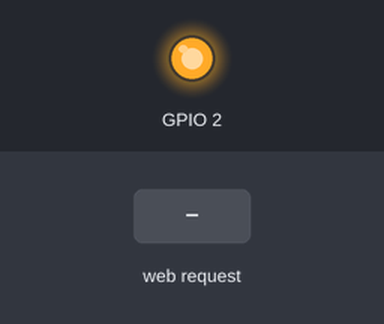
The sketch below on a simulated ESP8266 (NodeMCU). Parts: output pins drawn as LEDs (lit = HIGH). The test bench sets the inputs (shaded band). WiFi joins after 1.5 s; servers stay silent unless stated; what the sketch prints to the serial monitor is not drawn.

Above: at 2.7 s.
2.8 s: HTTP request GET /pump/on received
At 3.8 s:
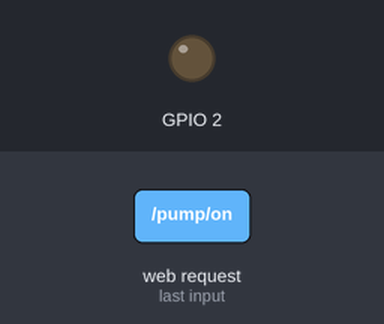
4.3 s: HTTP request GET /pump/off received
At 4.9 s:
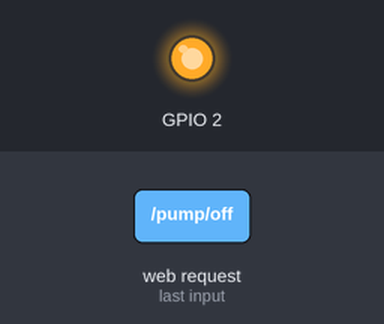
Timing chart, 0 to 7.3 s (numbered marks = the images above; inputs shaded):
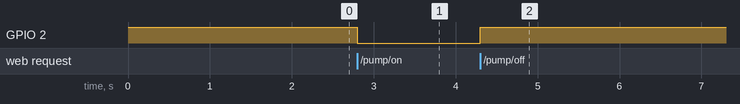

The sketch:

ESPMinLedEx.ino
```cpp
#include <stdio.h>
#include <ESP8266WebServer.h>
#include <ArduinoJson.h>

#define HTTP_REST_PORT 81
#define WIFI_RETRY_DELAY 500
#define MAX_WIFI_INIT_RETRY 50


const char* wifi_ssid = "SSID";
const char* wifi_passwd = "psswd";

struct Pump {
    byte id;
    byte port;
    byte status;
} pump_resource;

const size_t capacity = JSON_OBJECT_SIZE(3);

ESP8266WebServer http_rest_server(HTTP_REST_PORT);


void init_pump_resource()
{
    pump_resource.id = 1;
    pump_resource.port = 2;
    pump_resource.status = HIGH;
    pinMode(pump_resource.port, OUTPUT);
    digitalWrite(pump_resource.port, pump_resource.status);
}

int init_wifi() {
    int retries = 0;

    Serial.println("Connecting to WiFi AP..........");

    WiFi.mode(WIFI_STA);
    WiFi.begin(wifi_ssid, wifi_passwd);
    // check the status of WiFi connection to be WL_CONNECTED
    while ((WiFi.status() != WL_CONNECTED) && (retries < MAX_WIFI_INIT_RETRY)) {
        retries++;
        delay(WIFI_RETRY_DELAY);
        Serial.print("#");
    }
    return WiFi.status(); // return the WiFi connection status
}

void get_pump() {
        DynamicJsonDocument  doc(capacity);
        doc["id"] = pump_resource.id;
        doc["port"] = pump_resource.port;
        doc["status"] = pump_resource.status;
        String buf;
        serializeJson(doc, buf);
        http_rest_server.send(200, F("application/json"), buf);
}

void get_pump_on(){
   pump_resource.status = LOW;
   digitalWrite(pump_resource.port, pump_resource.status);
   DynamicJsonDocument  doc(capacity);
   doc["id"] = pump_resource.id;
   doc["port"] = pump_resource.port;
   doc["status"] = pump_resource.status;
   String buf;
   serializeJson(doc, buf);
   http_rest_server.send(200, F("application/json"), buf);
}

void get_pump_off(){
   pump_resource.status = HIGH;
   digitalWrite(pump_resource.port, pump_resource.status);
   DynamicJsonDocument  doc(capacity);
   doc["id"] = pump_resource.id;
   doc["port"] = pump_resource.port;
   doc["status"] = pump_resource.status;
   String buf;
   serializeJson(doc, buf);
   http_rest_server.send(200, F("application/json"), buf);
}

void config_rest_server_routing() {
    http_rest_server.on("/", HTTP_GET, []() {
        http_rest_server.send(200, "text/html",
            "Welcome to Minimal REST Server Example");
    });
    http_rest_server.on("/pump", HTTP_GET, get_pump);
    http_rest_server.on("/pump/on", HTTP_GET, get_pump_on);
    http_rest_server.on("/pump/off", HTTP_GET, get_pump_off);
}

void setup() {
  Serial.begin(115200);

    init_pump_resource();
    if (init_wifi() == WL_CONNECTED) {
        Serial.print("Connected to ");
        Serial.print(wifi_ssid);
        Serial.print("--- IP: ");
        Serial.println(WiFi.localIP());
    }
    else {
        Serial.print("Error connecting to: ");
        Serial.println(wifi_ssid);
    }

    config_rest_server_routing();

    http_rest_server.begin();
    Serial.println("HTTP REST Server Started");
}

void loop() {
  http_rest_server.handleClient();
}
```

Measured:
- after the input at 2.8 s, GPIO 2: HIGH → LOW at once
- after the input at 4.3 s, GPIO 2: LOW → HIGH at once
